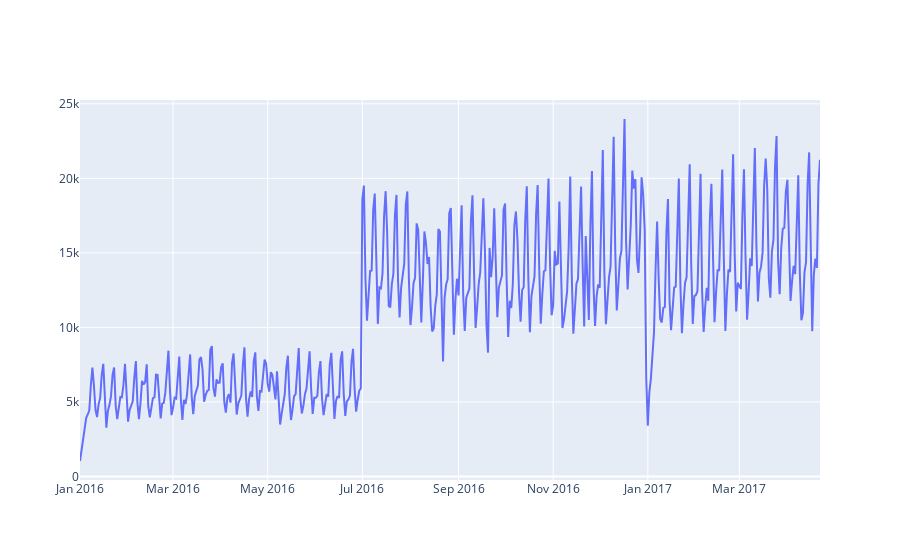

The cell this chart's notebook holds for it:
### Code cell
data = df.groupby(['visit_date', 'day_of_week'])['visitors'].sum().reset_index()
fig1.add_trace(go.Scatter(x=data['visit_date'], y=data['visitors']))

### Figure 1 — Plotly figure (JSON) as saved in the notebook; plotly's stock layout.template omitted (floating-point values rounded to 4 significant figures; data arrays with more than 128 entries replaced by an {"elided": "..."} marker saying what was removed)
{"data": [{"type": "scatter", "x": {"elided": "478 str values"}, "y": {"elided": "478 int values"}}], "layout": {}}
